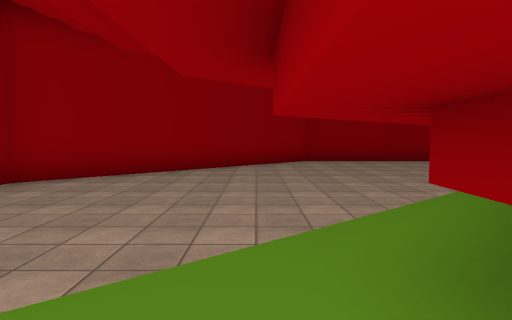
View 1 (above)

16 first-person views from a walk through a scene from a Unity 3-D project. The camera is 1.5 m above the floor, tilts 4° down and sees 75° across. The floor is counted in squares, 2 m on a side. Each view is taken from the middle of a square. On the plan, view 1 faces up. The plan holds only what a view shows up to about 11 squares ahead; the rest is blank. The place goes on beyond the plan. Some animated figures are left out. Some surface patterns are stand-ins.

View 2
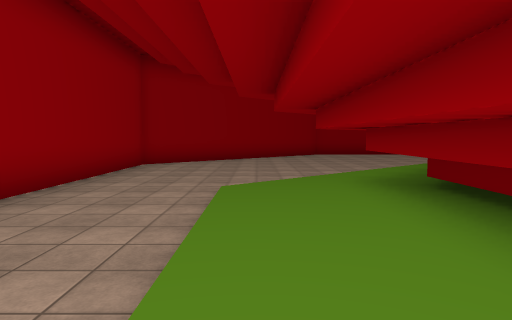

View 3
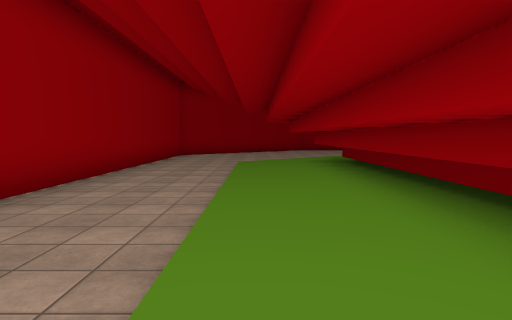

View 4
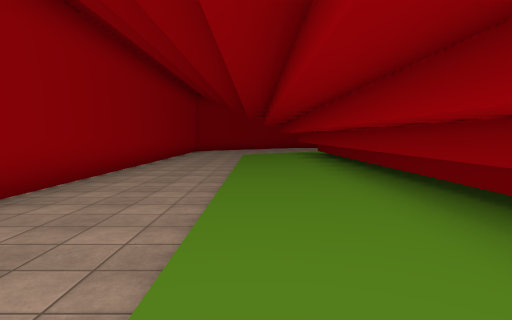

View 5
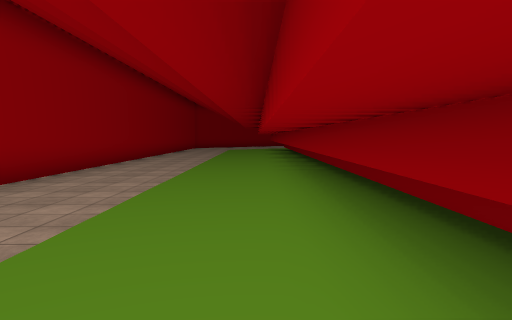

View 6
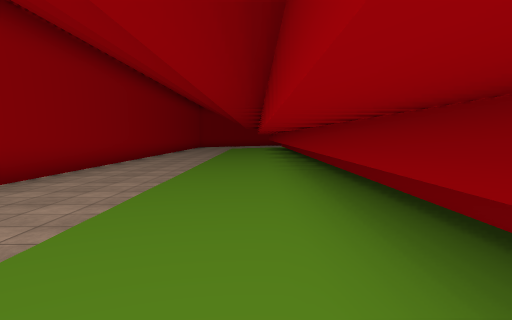

View 7
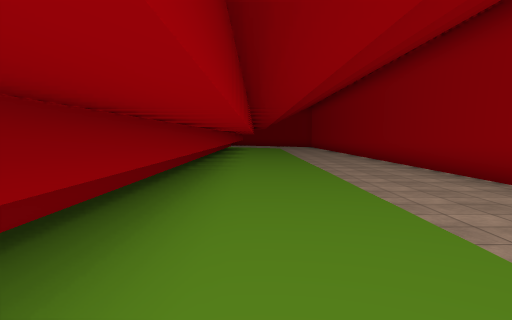

View 8
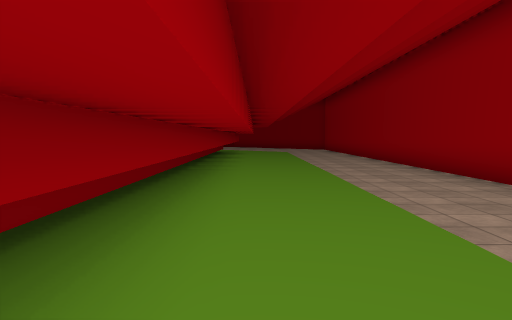

View 9
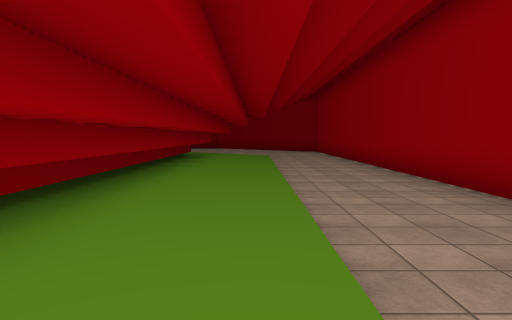

View 10
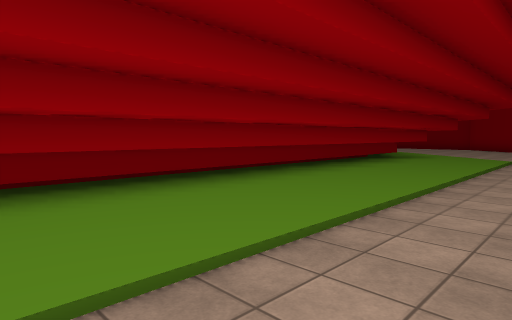

View 11
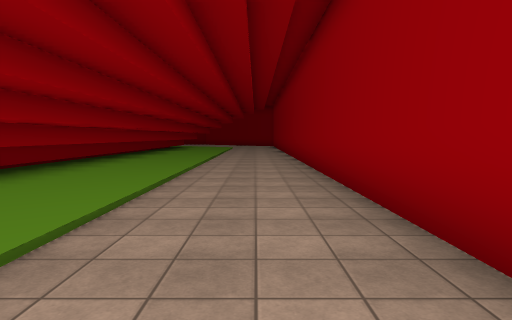

View 12
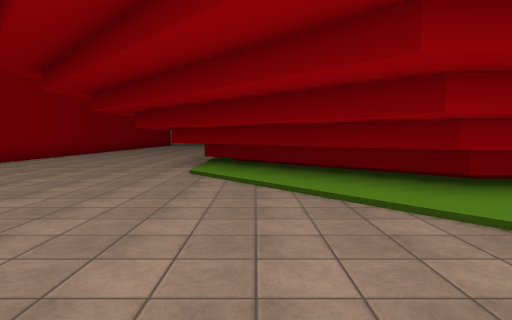

View 13
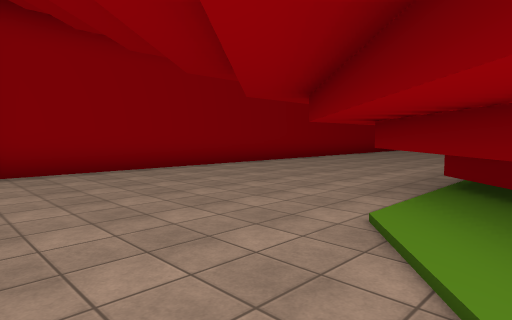

View 14
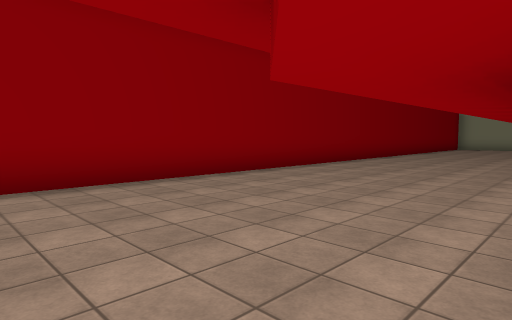

View 15
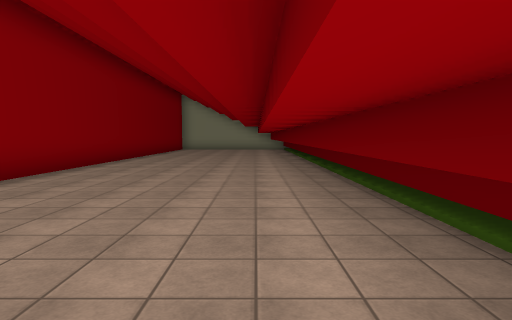

View 16
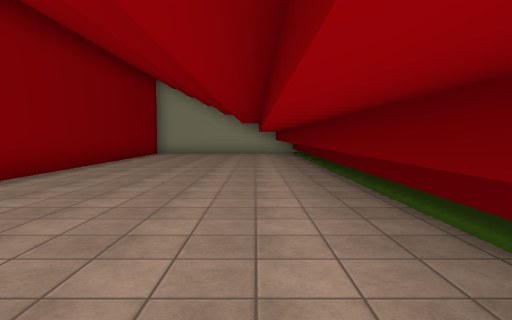

### Floor plan
Points are (right, up) in squares from view 1. A wall is a line through its corners. A room is listed if a view was taken in it or the views show most of it. See-through windows are left out.
Room 1 (views 1, 2, 3, 4, 5, 6, 7, 8, 9, 10, 11, 12, 13, 14, 15, 16)
walls: (1.6, 1) (6.1, 5.4); (-4.4, -16.8) (-4.4, -34); (7.1, 6.1) (21.8, 6.1); (1.4, 11.1) (-4.4, 5.9) (-4.4, -14.4); (22.1, 11.3) (1.9, 11.3); (0.9, -34.5) (0.9, 1.6) (5.5, 6.1)
low walls: (8, 5.4) (20.3, 5.4); (1.6, -34.5) (1.6, 1)

Where each view was taken, in squares from view 1:
view 1: 0 up, 0 right, facing up
view 2: 4 down, 1 left, facing up
view 3: 9 down, 1 left, facing up
view 4: 13 down, 1 left, facing up
view 5: 18 down, 0 right, facing up
view 6: 20 down, 0 right, facing up
view 7: 15 down, 0 right, facing down
view 8: 20 down, 0 right, facing down
view 9: 23 down, 1 left, facing down
view 10: 25 down, 3 left, facing down-right
view 11: 15 down, 3 left, facing down
view 12: 4 up, 3 left, facing right
view 13: 4 up, 1 right, facing up-right
view 14: 6 up, 4 right, facing up-right
view 15: 7 up, 6 right, facing right
view 16: 7 up, 11 right, facing right
